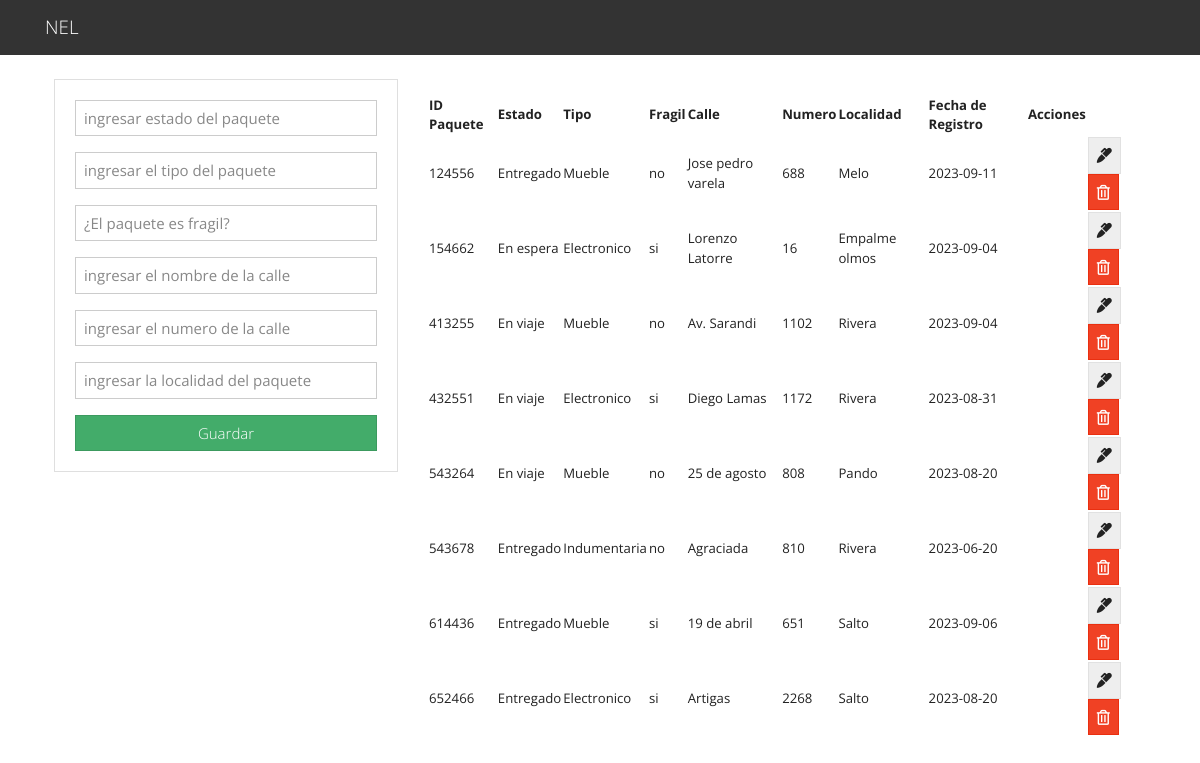
The app's page /view/home/gestionPaquete.php, older data.
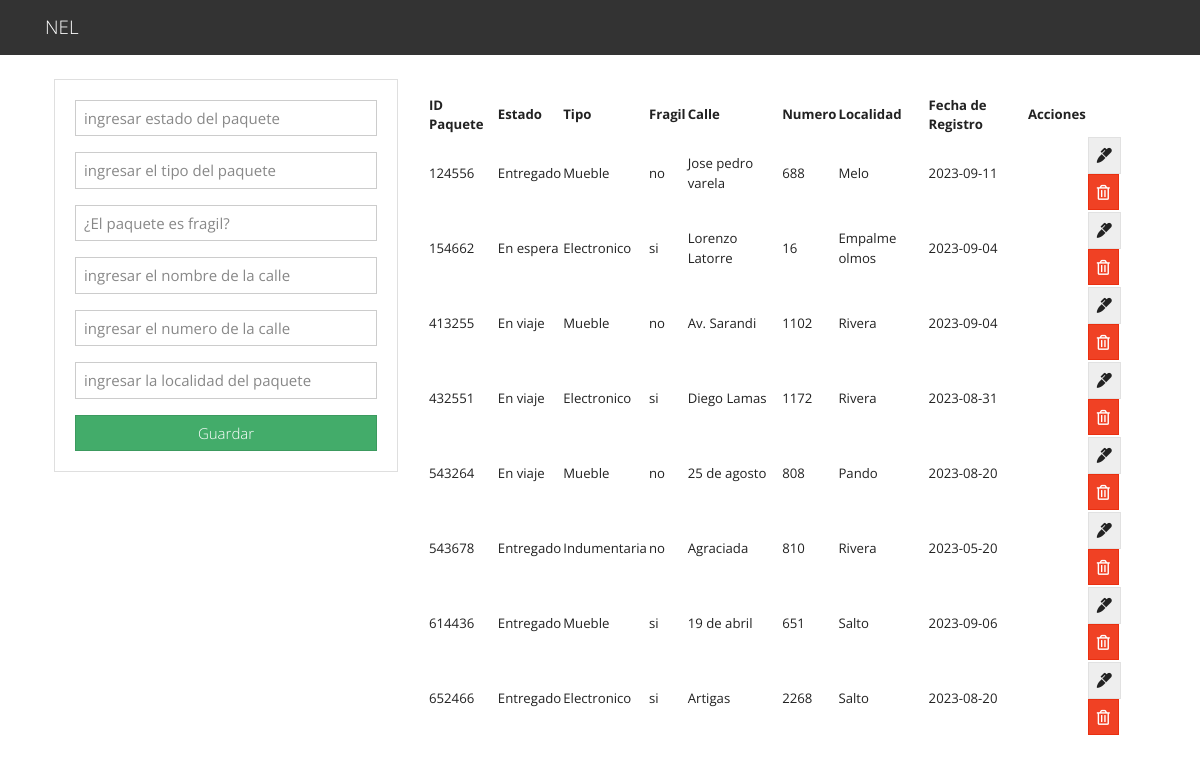
The same page, newer data.
### tables this page shows
CREATE TABLE `direccion` (
  `id_paquete` int(10) NOT NULL,
  `calle` varchar(20) NOT NULL,
  `numero` int(10) NOT NULL,
  `localidad` varchar(20) NOT NULL
);

CREATE TABLE `paquete` (
  `id_paquete` int(10) NOT NULL,
  `estado` varchar(50) NOT NULL,
  `fecha_registro` DATE DEFAULT CURRENT_DATE() NOT NULL,
  `tipo` varchar(20) DEFAULT NULL,
  `fragil` varchar(2) NOT NULL
);

### view/home/gestionPaquete.php (the view, shortened to what this page needs)
<?php include("config\usersDB.php"); ?>
<?php include('includes\header.php'); ?>
<main class="container p-4">
  <div class="row">
    <div class="col-md-4">
      <div class="card card-body">
        <form action="save_paquete.php" method="POST">
          <div class="form-group">
            <input type="text" name="estado" class="form-control" placeholder="ingresar estado del paquete" autofocus>
          </div>
          <div class="form-group">
            <input type="text" name="tipo" class="form-control" placeholder="ingresar el tipo del paquete" autofocus>
          </div>
          <div class="form-group">
            <input type="text" name="fragil" class="form-control" placeholder="¿El paquete es fragil?" autofocus>
          </div>
          <div class="form-group">
            <input type="text" name="calle" class="form-control" placeholder="ingresar el nombre de la calle" autofocus>
          </div>
          <div class="form-group">
            <input type="text" name="numero" class="form-control" placeholder="ingresar el numero de la calle" autofocus>
          </div>
          <div class="form-group">
            <input type="text" name="localidad" class="form-control" placeholder="ingresar la localidad del paquete" autofocus>
          </div>
          <input type="submit" name="save_paquete" class="btn btn-success btn-block" value="Guardar">
        </form>
      </div>
    </div>
    <div class="col-md-8">
      <table class="table table-bordered">
    <table>
        <thead>
            <tr>
                <th>ID Paquete</th>
                <th>Estado</th>
                <th>Tipo</th>
                <th>Fragil</th>
                <th>Calle</th>
                <th>Numero</th>
                <th>Localidad</th>
                <th>Fecha de Registro</th>
                <th>Acciones</th>
            </tr>
        </thead>
        <tbody>
        <?php
  $query = "SELECT paquete.*, direccion.*
  FROM paquete
  JOIN direccion ON paquete.id_paquete = direccion.id_paquete;";
  $result_tasks = mysqli_query($conn, $query);
?>
<tbody>
  <?php
    while ($row = mysqli_fetch_assoc($result_tasks)) {
  ?>
  <tr>
    <td><?php echo $row['id_paquete']; ?></td>
    <td><?php echo $row['estado']; ?></td>
    <td><?php echo $row['tipo']; ?></td>
    <td><?php echo $row['fragil']; ?></td>
    <td><?php echo $row['calle'];?></td>
    <td><?php echo $row['numero'];?></td>
    <td><?php echo $row['localidad'];?></td>
    <td><?php echo $row['fecha_registro'];?></td>
    <td>
    </td>
    <td>
      <a href="edit_paquete.php?id_paquete=<?php echo $row['id_paquete']?>" class="btn btn-secondary">
        <i class="fas fa-marker"></i>
      </a>
      <a href="delete_paquete.php?id_paquete=<?php echo $row['id_paquete']?>" class="btn btn-danger">
        <i class="far fa-trash-alt"></i>
      </a>
    </td>
  </tr>
  <?php
    }
  ?>
</tbody>

### view/home/includes/header.php (shortened to what this page needs)
<!DOCTYPE html>
<html lang="en">
  <head>
    <link rel="stylesheet" href="https://bootswatch.com/4/yeti/bootstrap.min.css">
    <link rel="stylesheet" href="https://use.fontawesome.com/releases/v5.6.3/css/all.css">
  </head>
  <body>
    <nav class="navbar navbar-dark bg-dark">
      <div class="container">
        <a class="navbar-brand" href="index.php">NEL</a>
      </div>
    </nav>

Row changes from the older to the newer data that the page shows:
changed through a linked row, direccion "Agraciada": id_paquete.fecha_registro "2023-06-20" → "2023-05-20"
